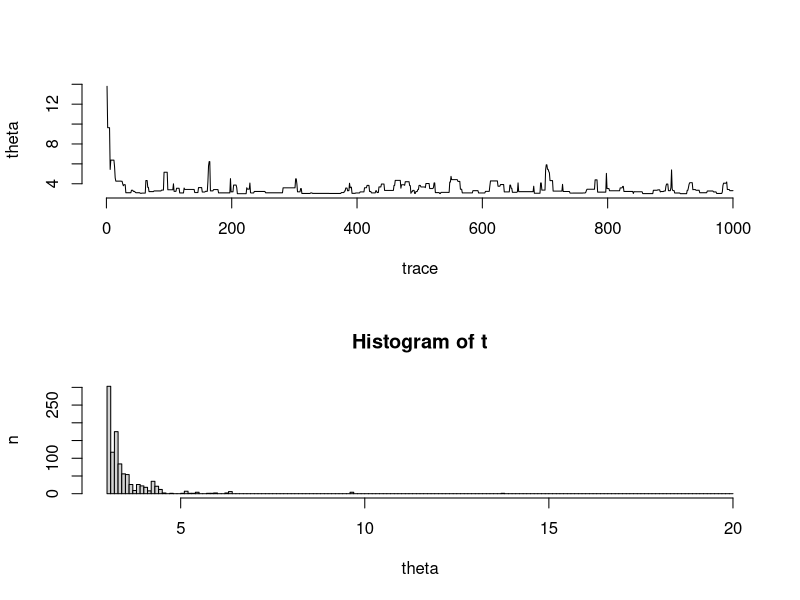

This chart was generated by the following R code:
## read data
y <- c(10, 3, 2, 5, 14)
## t.likelihood:
t.likelihood <- function(theta, y){
	m <- length(y)
	return(1/theta^m)
}
## t.prior:
t.prior <- function(x0, alpha, theta){
    return(alpha*x0^alpha/theta^(alpha+1))
}
## set up the MCMC, allocate space, etc
S <- 100100
x0 <- 5
alpha <- 3
theta <- rep(NA, S)
theta[1] <- 20
post <- t.likelihood(theta[1], y) * t.prior(x0, alpha, theta[1])
L <- 1
U <- 100
## MCMC rounds for theta
for(s in 2:S) {
	## propose new theta and calculate new posterior
	theta_prime <- runif(1, max(alpha, L*theta[s-1]/U), L*theta[s-1]*U)
	prime <- t.likelihood(theta_prime, y) * t.prior(x0, alpha, theta_prime)

	## accept or reject the proposal
	if(runif(1) < (prime/post) * (theta[s-1]/theta_prime)) {  ## accept
		theta[s] <- theta_prime
		post <- prime
	} else theta[s] <- theta[s-1]  ## reject
}
t <- theta[seq(101,S,100)]
par(mfrow=c(2,1))
plot(t, type="l", bty="n", xlab="trace", ylab="theta")
hist(t, xlab="theta", ylab="n", breaks=seq(3,20,0.1), cex=2)